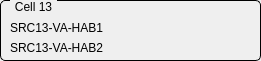
  <widget class="QGroupBox" name="GBCell13">
   <property name="geometry">
    <rect>
     <x>10</x>
     <y>440</y>
     <width>261</width>
     <height>61</height>
    </rect>
   </property>
   <property name="styleSheet">
    <string notr="true">QGroupBox {
    border: 1px solid black;
    border-radius: 5px;
    margin-top: 0.5em;
}

QGroupBox::title {
    subcontrol-origin: margin;
    left: 10px;
    padding: 0 3px 0 3px;
}</string>
   </property>
   <property name="title">
    <string>Cell 13</string>
   </property>
   <property name="checkable">
    <bool>false</bool>
   </property>
   <widget class="QLabel" name="label_15">
    <property name="geometry">
     <rect>
      <x>10</x>
      <y>20</y>
      <width>121</width>
      <height>16</height>
     </rect>
    </property>
    <property name="text">
     <string>SRC13-VA-HAB1</string>
    </property>
   </widget>
   <widget class="QLabel" name="label_36">
    <property name="geometry">
     <rect>
      <x>10</x>
      <y>40</y>
      <width>121</width>
      <height>16</height>
     </rect>
    </property>
    <property name="text">
     <string>SRC13-VA-HAB2</string>
    </property>
   </widget>
   <widget class="QESimpleShape" name="ledSRC13HAB1S2">
    <property name="geometry">
     <rect>
      <x>220</x>
      <y>20</y>
      <width>16</width>
      <height>16</height>
     </rect>
    </property>
    <property name="shape">
     <enum>QSimpleShape::circle</enum>
    </property>
    <property name="colour0" stdset="0">
     <color>
      <red>60</red>
      <green>20</green>
      <blue>20</blue>
     </color>
    </property>
    <property name="colour1" stdset="0">
     <color>
      <red>240</red>
      <green>5</green>
      <blue>5</blue>
     </color>
    </property>
    <property name="variable" stdset="0">
     <string>SRC$(v1)-VA-HAB1-FLS2:isInterlock</string>
    </property>
    <property name="variableSubstitutions" stdset="0">
     <string>v1=13</string>
    </property>
    <property name="edgeAlarmStateOption" stdset="0">
     <enum>QESimpleShape::Never</enum>
    </property>
    <property name="displayAlarmStateOption" stdset="0">
     <enum>QESimpleShape::Never</enum>
    </property>
   </widget>
   <widget class="QESimpleShape" name="ledSRC13HAB1S1">
    <property name="geometry">
     <rect>
      <x>150</x>
      <y>20</y>
      <width>16</width>
      <height>16</height>
     </rect>
    </property>
    <property name="shape">
     <enum>QSimpleShape::circle</enum>
    </property>
    <property name="colour0" stdset="0">
     <color>
      <red>60</red>
      <green>20</green>
      <blue>20</blue>
     </color>
    </property>
    <property name="colour1" stdset="0">
     <color>
      <red>240</red>
      <green>5</green>
      <blue>5</blue>
     </color>
    </property>
    <property name="flash0" stdset="0">
     <bool>false</bool>
    </property>
    <property name="flash1" stdset="0">
     <bool>false</bool>
    </property>
    <property name="variable" stdset="0">
     <string>SRC$(v1)-VA-HAB1-FLS1:isInterlock</string>
    </property>
    <property name="variableSubstitutions" stdset="0">
     <string>v1=13</string>
    </property>
    <property name="edgeAlarmStateOption" stdset="0">
     <enum>QESimpleShape::Never</enum>
    </property>
    <property name="displayAlarmStateOption" stdset="0">
     <enum>QESimpleShape::Never</enum>
    </property>
   </widget>
   <widget class="QESimpleShape" name="vledSRC13HAB2S">
    <property name="geometry">
     <rect>
      <x>220</x>
      <y>40</y>
      <width>16</width>
      <height>16</height>
     </rect>
    </property>
    <property name="shape">
     <enum>QSimpleShape::circle</enum>
    </property>
    <property name="colour0" stdset="0">
     <color>
      <red>60</red>
      <green>20</green>
      <blue>20</blue>
     </color>
    </property>
    <property name="colour1" stdset="0">
     <color>
      <red>240</red>
      <green>5</green>
      <blue>5</blue>
     </color>
    </property>
    <property name="variable" stdset="0">
     <string>SRC$(v1)-VA-HAB2-FLS2:isInterlock</string>
    </property>
    <property name="variableSubstitutions" stdset="0">
     <string>v1=13</string>
    </property>
    <property name="edgeAlarmStateOption" stdset="0">
     <enum>QESimpleShape::Never</enum>
    </property>
    <property name="displayAlarmStateOption" stdset="0">
     <enum>QESimpleShape::Never</enum>
    </property>
   </widget>
   <widget class="QESimpleShape" name="ledSRC13HAB2S1">
    <property name="geometry">
     <rect>
      <x>150</x>
      <y>40</y>
      <width>16</width>
      <height>16</height>
     </rect>
    </property>
    <property name="shape">
     <enum>QSimpleShape::circle</enum>
    </property>
    <property name="colour0" stdset="0">
     <color>
      <red>60</red>
      <green>20</green>
      <blue>20</blue>
     </color>
    </property>
    <property name="colour1" stdset="0">
     <color>
      <red>240</red>
      <green>5</green>
      <blue>5</blue>
     </color>
    </property>
    <property name="flash0" stdset="0">
     <bool>false</bool>
    </property>
    <property name="flash1" stdset="0">
     <bool>false</bool>
    </property>
    <property name="variable" stdset="0">
     <string>SRC$(v1)-VA-HAB2-FLS1:isInterlock</string>
    </property>
    <property name="variableSubstitutions" stdset="0">
     <string>v1=13</string>
    </property>
    <property name="edgeAlarmStateOption" stdset="0">
     <enum>QESimpleShape::Never</enum>
    </property>
    <property name="displayAlarmStateOption" stdset="0">
     <enum>QESimpleShape::Never</enum>
    </property>
   </widget>
  </widget>
